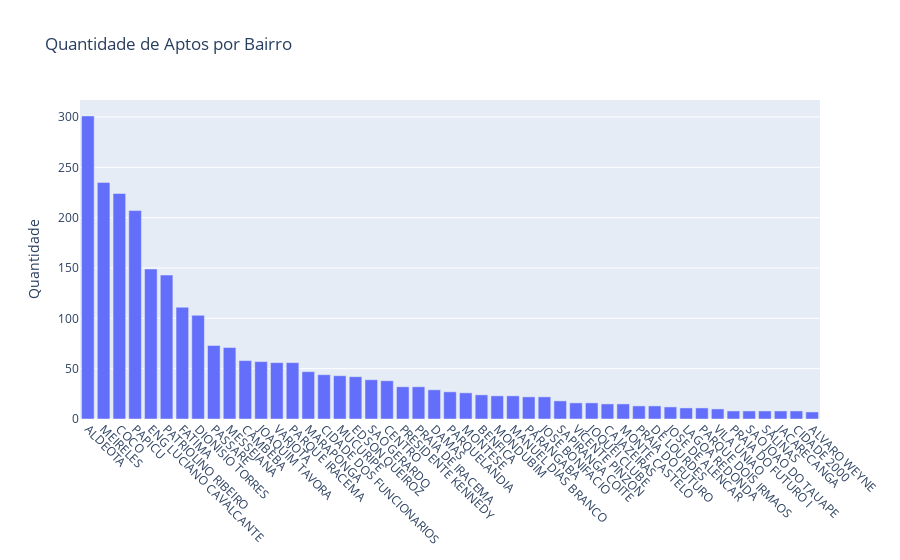

The cell this chart's notebook holds for it:
### Code cell
import plotly.offline as py
import plotly.graph_objs as go


x=bairros6.index
y=bairros6.values

print(f'Numero de bairros com mais de {b} anuncios: {len(x)}')

data = [go.Bar(x=x, y=y
            )]

layout = go.Layout(title = 'Quantidade de Aptos por Bairro',
                   #xaxis = {'title': 'Bairro'},
                   yaxis = {'title': 'Quantidade'},
                   height =500,
                   xaxis_tickangle=45
                   )
fig = go.Figure(data=data, layout=layout)
py.iplot(fig, filename='stacked-bar')
c = len(x)

### Figure 1 — Plotly figure (JSON) as saved in the notebook; plotly's stock layout.template omitted (floating-point values rounded to 4 significant figures)
{"data": [{"type": "bar", "x": ["ALDEOTA", "MEIRELES", "COCO", "PAPICU", "ENG LUCIANO CAVALCANTE", "PATRIOLINO RIBEIRO", "FATIMA", "DIONISIO TORRES", "PASSARE", "MESSEJANA", "CAMBEBA", "JOAQUIM TAVORA", "VARJOTA", "PARQUE IRACEMA", "MARAPONGA", "CIDADE DOS FUNCIONARIOS", "MUCURIPE", "EDSON QUEIROZ", "SAO GERARDO", "CENTRO", "PRESIDENTE KENNEDY", "PRAIA DE IRACEMA", "DAMAS", "PARQUELANDIA", "MONTESE", "BENFICA", "MONDUBIM", "MANUEL DIAS BRANCO", "PARANGABA", "JOSE BONIFACIO", "SAPIRANGA COITE", "VICENTE PINZON", "JOQUEI CLUBE", "CAJAZEIRAS", "MONTE CASTELO", "PRAIA DO FUTURO", "DE LOURDES", "JOSE DE ALENCAR", "LAGOA REDONDA", "PARQUE DOIS IRMAOS", "VILA UNIAO", "PRAIA DO FUTURO I", "SAO JOAO DO TAUAPE", "SALINAS", "JACARECANGA", "CIDADE 2000", "ALVARO WEYNE"], "y": [301, 235, 224, 207, 149, 143, 111, 103, 73, 71, 58, 57, 56, 56, 47, 44, 43, 42, 39, 38, 32, 32, 29, 27, 26, 24, 23, 23, 22, 22, 18, 16, 16, 15, 15, 13, 13, 12, 11, 11, 10, 8, 8, 8, 8, 8, 7]}], "layout": {"autosize": true, "title": {"text": "Quantidade de Aptos por Bairro"}, "xaxis": {"autorange": true, "range": [-0.5, 46.5], "tickangle": 45, "type": "category"}, "yaxis": {"autorange": true, "range": [0, 316.8], "title": {"text": "Quantidade"}, "type": "linear"}}}
